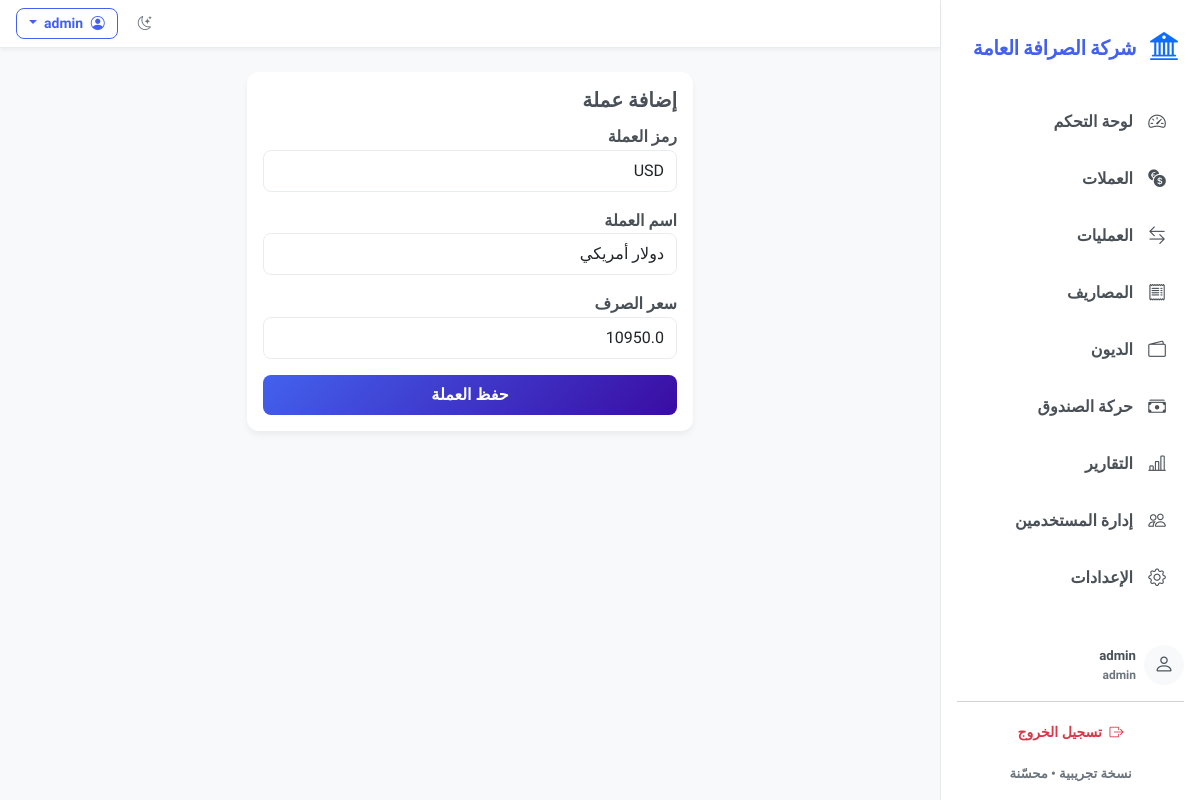
Screenshot of /currency/edit/1 (signed in) with the database file from the repository.
### models.py (models this page shows)
class Settings(db.Model):
    id = db.Column(db.Integer, primary_key=True)
    company_name = db.Column(db.String(100), default='شركة الصرافة')
    company_logo = db.Column(db.String(200), default='bi-bank2')  # Bootstrap icon class

class User(UserMixin, db.Model):
    id = db.Column(db.Integer, primary_key=True)
    username = db.Column(db.String(80), unique=True, nullable=False)
    password_hash = db.Column(db.String(200), nullable=False)
    role = db.Column(db.String(20), default='viewer')

class Currency(db.Model):
    id = db.Column(db.Integer, primary_key=True)
    code = db.Column(db.String(10), unique=True, nullable=False)
    name = db.Column(db.String(64), nullable=False)
    rate = db.Column(db.Float, nullable=False, default=1.0)
    last_update = db.Column(db.DateTime, default=datetime.utcnow)

### app.py (the view)
        @login_required
        def decorated_function(*args, **kwargs):
            if current_user.role in ['admin', 'editor']:
                return f(*args, **kwargs)
            else:
                flash('ليس لديك صلاحية للوصول إلى هذه الصفحة')
                return redirect(url_for('dashboard'))

### forms.py
class CurrencyForm(FlaskForm):
    code = StringField('رمز العملة', validators=[DataRequired(), Length(max=10)])
    name = StringField('اسم العملة', validators=[DataRequired(), Length(max=64)])
    rate = FloatField('سعر الصرف', validators=[DataRequired()])
    submit = SubmitField('حفظ العملة')

### templates/currency_form.html (shortened to what this page needs)
{% extends 'base.html' %}
{% block content %}
<div class="row justify-content-center">
  <div class="col-md-6">
    <div class="card p-3">
      <h5>إضافة عملة</h5>
      <form method="post">
        <div class="mb-3">{{ form.code.label }}{{ form.code(class_='form-control') }}</div>
        <div class="mb-3">{{ form.name.label }}{{ form.name(class_='form-control') }}</div>
        <div class="mb-3">{{ form.rate.label }}{{ form.rate(class_='form-control') }}</div>
        <div class="d-grid">{{ form.submit(class_='btn btn-primary') }}</div>
      </form>
    </div>
  </div>
</div>
{% endblock %}

### templates/base.html (shortened to what this page needs)
<!doctype html>
<html lang="ar" dir="rtl">
  <head>
    <link href="https://cdn.jsdelivr.net/npm/bootstrap@5.3.0/dist/css/bootstrap.rtl.min.css" rel="stylesheet">
    <link href="https://cdn.jsdelivr.net/npm/bootstrap-icons@1.10.5/font/bootstrap-icons.css" rel="stylesheet">
    <link rel="stylesheet" href="/static/css/styles.css">
    <link rel="stylesheet" href="/static/css/theme-extra.css">
  </head>
  <body>
    <div class="d-flex">
      <aside class="sidebar p-3" id="sidebar">
        <div class="d-flex align-items-center mb-4 mt-2">
          <div class="brand-logo me-2">
            <i class="bi {{ settings.company_logo if settings else 'bi-bank2' }} fs-3 text-primary"></i>
          </div>
          <div class="brand fw-bold">{{ settings.company_name if settings else 'شركة الصرافة' }}</div>
        </div>
        <nav class="nav flex-column">
          <a class="nav-link {{ 'active' if request.path == '/' else '' }}" href="/">
            <i class="bi bi-speedometer2 nav-icon"></i>
            <span class="nav-text">لوحة التحكم</span>
          </a>
          <a class="nav-link {{ 'active' if '/currencies' in request.path else '' }}" href="/currencies">
            <i class="bi bi-currency-exchange nav-icon"></i>
            <span class="nav-text">العملات</span>
          </a>
          <a class="nav-link {{ 'active' if '/transactions' in request.path else '' }}" href="/transactions">
            <i class="bi bi-arrow-left-right nav-icon"></i>
            <span class="nav-text">العمليات</span>
          </a>
          <a class="nav-link {{ 'active' if '/expenses' in request.path else '' }}" href="/expenses">
            <i class="bi bi-receipt nav-icon"></i>
            <span class="nav-text">المصاريف</span>
          </a>
          <a class="nav-link {{ 'active' if '/debts' in request.path else '' }}" href="/debts">
            <i class="bi bi-wallet2 nav-icon"></i>
            <span class="nav-text">الديون</span>
          </a>
          <a class="nav-link {{ 'active' if '/cashbox' in request.path else '' }}" href="/cashbox">
            <i class="bi bi-cash-stack nav-icon"></i>
            <span class="nav-text">حركة الصندوق</span>
          </a>
          <a class="nav-link {{ 'active' if '/reports' in request.path else '' }}" href="/reports">
            <i class="bi bi-bar-chart-line nav-icon"></i>
            <span class="nav-text">التقارير</span>
          </a>
          {% if current_user.role == 'admin' %}
          <a class="nav-link {{ 'active' if '/users' in request.path else '' }}" href="/users">
            <i class="bi bi-people nav-icon"></i>
            <span class="nav-text">إدارة المستخدمين</span>
          </a>
          {% endif %}
          <a class="nav-link {{ 'active' if '/settings' in request.path else '' }}" href="/settings">
            <i class="bi bi-gear nav-icon"></i>
            <span class="nav-text">الإعدادات</span>
          </a>
        </nav>
        <div class="sidebar-footer mt-auto">
          <div class="user-info d-flex align-items-center mb-3">
            <div class="avatar bg-light rounded-circle d-flex align-items-center justify-content-center me-2">
              <i class="bi bi-person fs-5"></i>
            </div>
            <div class="user-details">
              <div class="username small fw-bold">{{ current_user.username }}</div>
              <div class="role small text-muted">{{ current_user.role }}</div>
            </div>
          </div>
          <hr class="my-3">
          <div class="text-center">
            <a class="btn btn-sm btn-outline-danger w-100" href="/logout">
              <i class="bi bi-box-arrow-right me-1"></i> تسجيل الخروج
            </a>
          </div>
          <div class="version small text-muted text-center mt-3">نسخة تجريبية • محسّنة</div>
        </div>
      </aside>
      <div class="flex-grow-1 main-content">
        <nav class="navbar navbar-expand-lg navbar-light bg-white shadow-sm px-3">
          <div class="container-fluid p-0">
            <div class="ms-auto d-flex align-items-center">
              <button class="btn btn-sm btn-outline-secondary theme-toggle me-2" title="تبديل الوضع">
                <i class="bi bi-moon-stars"></i>
              </button>
              <div class="dropdown">
                <button class="btn btn-sm btn-outline-primary dropdown-toggle" type="button" id="userDropdown" data-bs-toggle="dropdown">
                  <i class="bi bi-person-circle me-1"></i> {{ current_user.username }}
                </button>
              </div>
            </div>
          </div>
        </nav>
        <main class="container py-4">
          {% block content %}{% endblock %}
        </main>
      </div>
    </div>
  </body>
</html>

### static/css/styles.css (style rules this page uses)
:root { --bg: #f8f9fa; --card: #ffffff; --text: #495057; --text-light: #6c757d; --primary: #4361ee; --primary-dark: #3a56d4; --secondary: #6c757d; --success: #4cc9f0; --info: #4895ef; --warning: #f72585; --danger: #e63946; --muted: #6c757d; --accent: #4cc9f0; --sidebar-bg: #ffffff; --sidebar-link: #495057; --sidebar-link-hover: #f0f2f5; --sidebar-link-active: #e9ecef; --sidebar-border: #e9ecef; --header-bg: #ffffff; --border: #e9ecef; --primary-gradient: linear-gradient(135deg, #4361ee, #3a0ca3); --success-gradient: linear-gradient(135deg, #4cc9f0, #4895ef); --warning-gradient: linear-gradient(135deg, #f72585, #b5179e); --danger-gradient: linear-gradient(135deg, #e63946, #d00000); }
html,body { height:100%; font-family:'Dubai', 'Tajawal', sans-serif; background:var(--bg); color:var(--text); transition:all .25s ease-in-out; }
body { font-weight: 700; line-height: 1.6; }
h1, h2, h3, h4, h5, h6 { font-weight: 700; margin-bottom: 0.75rem; color: var(--text); font-family: 'Dubai', 'Tajawal', sans-serif; }
.card { background:var(--card); color:var(--text); transition:all .25s ease-in-out; box-shadow: 0 4px 6px rgba(0,0,0,0.05); border-radius:0.75rem; border:none; margin-bottom: 1.5rem; animation: fadeIn 0.5s ease-out; transform: translateY(0); transition: transform 0.3s ease, box-shadow 0.3s ease; }
.sidebar { min-height:100vh; background:var(--sidebar-bg); border-left:1px solid var(--sidebar-border); width:260px; transition:all .25s ease-in-out; box-shadow: 0 4px 6px rgba(0,0,0,0.05); display: flex; flex-direction: column; animation: slideInRight 0.3s ease-out; }
.sidebar .brand { font-size:1.25rem; font-weight:700; color:var(--primary); padding:0.5rem 0; font-family: 'Dubai', 'Tajawal', sans-serif; }
.sidebar .brand-logo { width: 40px; height: 40px; display: flex; align-items: center; justify-content: center; animation: bounceIn 0.8s; }
.sidebar .nav-link { color:var(--sidebar-link); text-decoration:none; padding:12px 15px; display:flex; align-items:center; border-radius:0.5rem; margin-bottom:0.25rem; transition:all .2s ease-in-out; font-weight: 500; position: relative; overflow: hidden; }
.sidebar .nav-link::before { content: ''; position: absolute; top: 0; left: 0; width: 100%; height: 100%; background: var(--primary-gradient); opacity: 0; transition: opacity 0.3s ease; z-index: -1; }
.sidebar .nav-link .nav-icon { font-size:1.1rem; margin-inline-end:12px; width: 24px; text-align: center; transition: transform 0.3s ease; }
.sidebar .nav-link .nav-text { flex: 1; }
.sidebar .sidebar-footer { padding-top: 1rem; }
.sidebar .user-info .avatar { width: 40px; height: 40px; animation: bounceIn 1s; }
.theme-toggle { cursor:pointer; transition: transform 0.3s ease; }
.main-content { background: var(--bg); min-height: 100vh; animation: fadeIn 0.5s ease-out; }
.navbar { background: var(--header-bg) !important; border-bottom: 1px solid var(--border); animation: slideInLeft 0.4s ease-out; }
.btn { border-radius: 0.5rem; font-weight: 500; padding: 0.5rem 1rem; transition: all 0.3s ease; position: relative; overflow: hidden; border: none; font-family: 'Dubai', 'Tajawal', sans-serif; font-weight: 700; }
.btn::before { content: ''; position: absolute; top: 0; left: 0; width: 100%; height: 100%; background: rgba(255,255,255,0.2); transform: translateX(-100%); transition: transform 0.4s ease; }
.btn-sm { padding: 0.25rem 0.75rem; font-size: 0.875rem; }
.btn-primary { background: var(--primary-gradient); color: white; }
.btn-outline-primary { color: var(--primary); border: 1px solid var(--primary); background: transparent; }
.form-control, .form-select { border-radius: 0.5rem; padding: 0.5rem 0.75rem; border: 1px solid var(--border); transition: all 0.3s ease; font-family: 'Dubai', 'Tajawal', sans-serif; }
.small, small { font-size: 0.825rem; }
.text-muted { color: var(--text-light) !important; }
.fw-bold { font-weight: 700 !important; }
.shadow-sm { box-shadow: 0 2px 4px rgba(0,0,0,0.05) !important; }

### static/css/theme-extra.css (style rules this page uses)
.brand { font-weight:800; font-size:1.2rem; color:var(--primary); letter-spacing: -0.5px; font-family: 'Dubai', 'Tajawal', sans-serif; }
.sidebar .nav-link { margin-bottom: 0.3rem; font-family: 'Dubai', 'Tajawal', sans-serif; font-weight: 700; }
.user-details .username { font-weight: 600; font-family: 'Dubai', 'Tajawal', sans-serif; }
.user-details .role { font-size: 0.75rem; font-family: 'Dubai', 'Tajawal', sans-serif; }

### rows the page displays
Settings: company_name "شركة الصرافة العامة"
User: username "admin", role "admin"
Currency: code "USD", name "دولار أمريكي", rate "10950.0"
